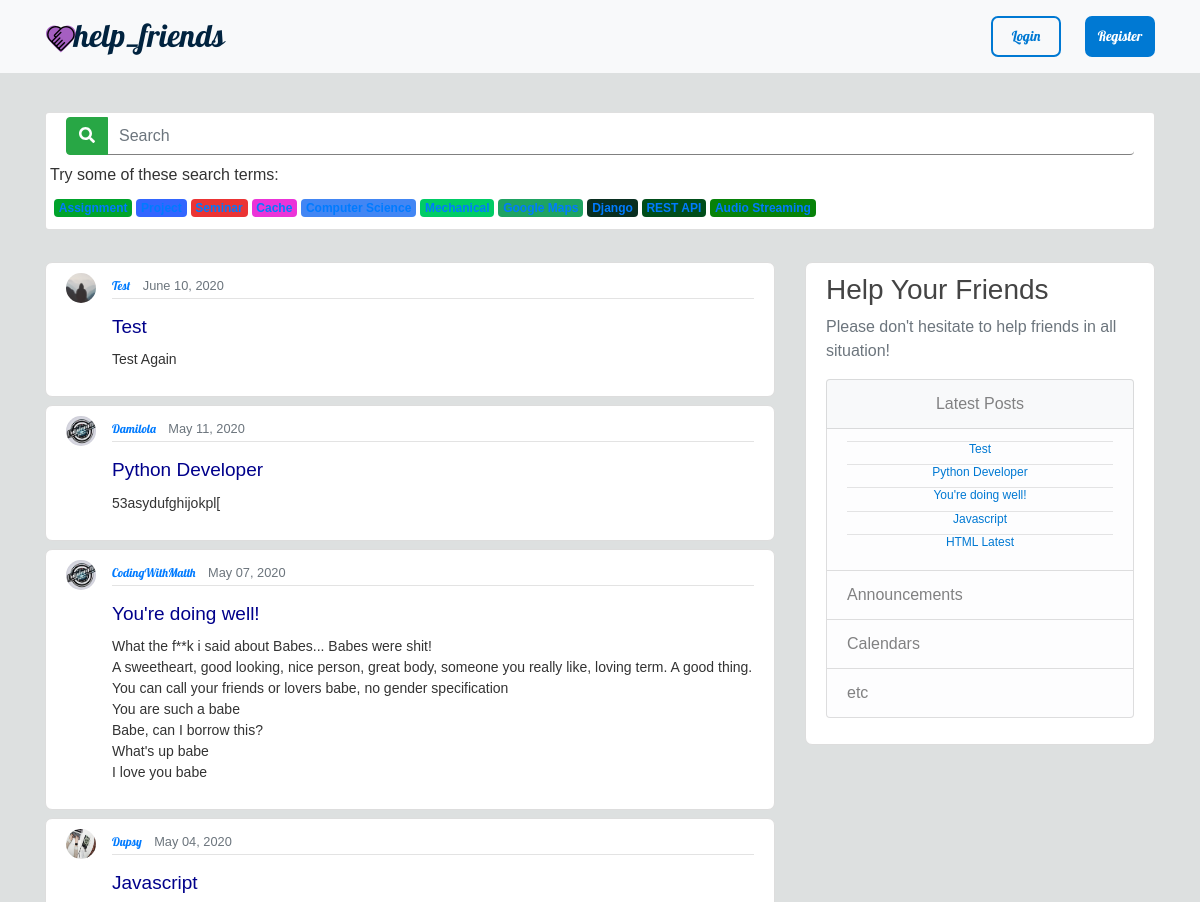
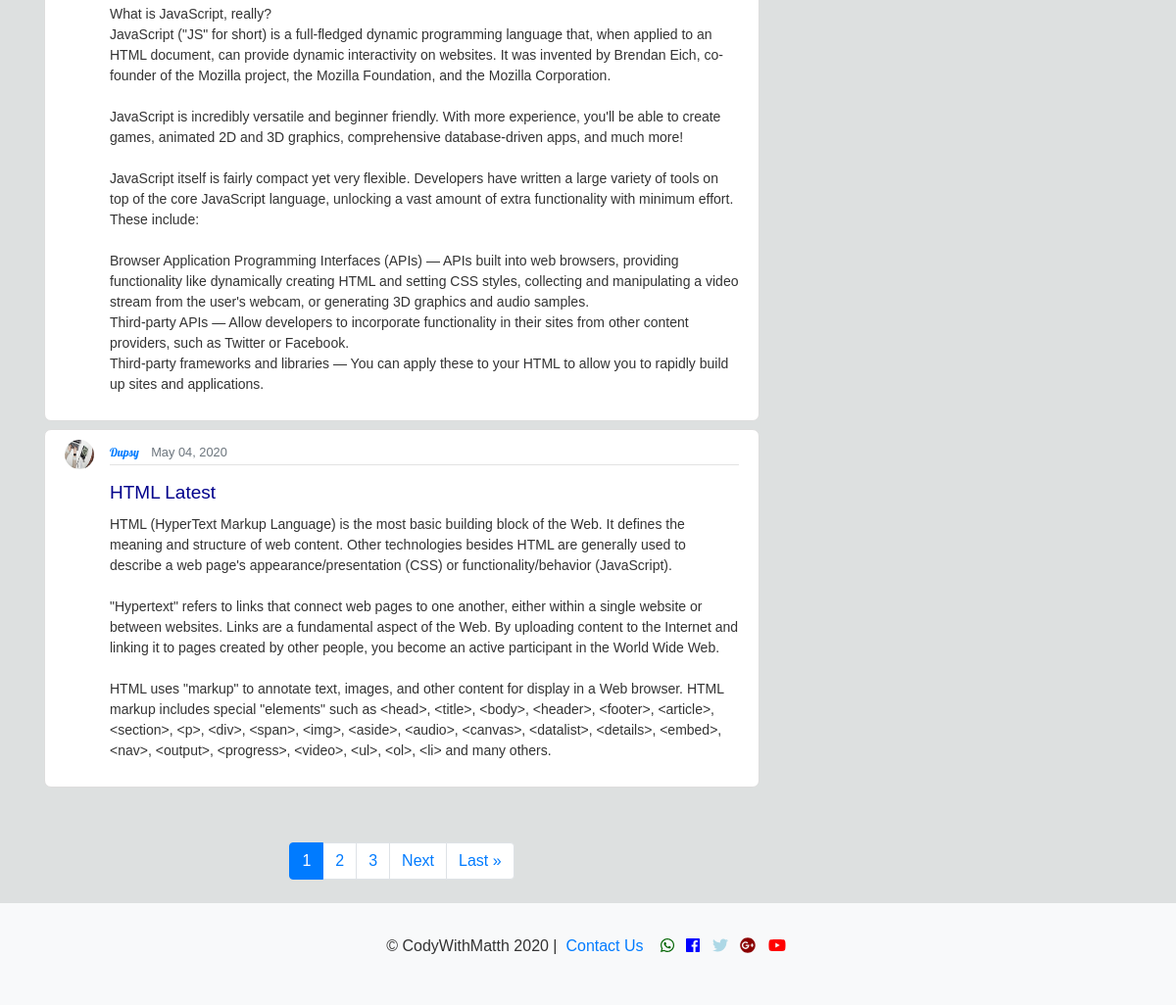
The page / on the database its author committed (2 pictures, top to bottom).
### blog/models.py (models this page shows, shortened)
class Post(models.Model):
    title = models.CharField(max_length=100)
    content = models.TextField()
    date_posted = models.DateTimeField(default=timezone.now)
    author = models.ForeignKey(User, on_delete=models.CASCADE)

### users/models.py (models this page shows, shortened)
class Profile(models.Model):
	user = models.OneToOneField(User, on_delete=models.CASCADE)
	image = models.ImageField(default= 'default.jpg', upload_to='profile_pics')

### blog/views.py (the view)
# urls.py: path('', views.home, name='blog-home'),
def home(request):
        posts = Post.objects.all()
        posts = sorted(Post.objects.all(), key=attrgetter('date_posted'), reverse=True)
        query = request.GET.get('q')
        if query:
            posts = Post.objects.filter(
                Q(title__icontains=query) |
                Q(content__icontains=query) |
                Q(author__username=query)
                ).distinct()
        context = {
            'posts': posts,
        }
        page = request.GET.get('page', 1)
        posts_paginator = Paginator(posts, POSTS_PER_PAGE)
        try:
            posts = posts_paginator.page(page)
        except PageNotAnInteger:
            posts = posts_paginator.page(POSTS_PER_PAGE)
        except EmptyPage:
            posts = posts_paginator.page(posts_paginator.num_pages)
        context['posts'] = posts
        return render(request, 'blog/home.html', context)

### blog/templates/blog/home.html (shortened to what this page needs)
{% load static %}
<!DOCTYPE html>
<html>
<head>
    <link rel="stylesheet" href="https://stackpath.bootstrapcdn.com/bootstrap/4.4.1/css/bootstrap.min.css">
    <link rel="stylesheet" href="https://cdnjs.cloudflare.com/ajax/libs/font-awesome/4.7.0/css/font-awesome.min.css">
    <link rel="stylesheet" type="text/css" href="{% static 'blog/main.css'%}">
</head>
<body class="mt-3 pt-xl-5 pt-lg-5 pt-md-5 pt-sm-5 pt-4">
  <header class="site-header">
    <nav class="navbar navbar-expand-md navbar-light bg-light fixed-top">
      <div class="container fluid">
        <a class="navbar-brand mr-4" href="{% url 'blog-home' %}"> <img src="{% static 'blog/img/logo.png' %}"></a>
        <div class="collapse navbar-collapse" id="navbarToggle">
          {% if user.is_authenticated %}
          <ul class="navbar-nav ml-auto">
            <li class="nav-item mt-2 mb-2">
                  <a class="nav-link reg mr-5 pr-1" style="color: #fff;" href="{% url 'post-create'%}">New Post</a>
              </li>
              <li class="nav-item mt-2 mb-2">
                <div class="dropdown" style="width: 10%;">
                  <a class="nav-link  ml-2 dropdown-toggle" data-toggle = "dropdown" aria-haspopup="true" aria-expanded="false" style="color: #0079d3; font-size: 20px;" href="#">{{ user.username }}</a>
                  <div class="dropdown-menu" style="border: none; width: 10%;">
                    <a class=" dropdown-item mb-2" style="color: #0079d3;" href="{% url 'profileview'%}">Profile</a>
                      <a class=" dropdown-item" style="color: #0079d3;" href="{% url 'logout'%}">Logout</a>
                  </div>
                </div>
              </li>
            </ul>
          {% else %}
            <ul class="navbar-nav ml-auto">
              <li class="nav-item mt-2 mb-2">
                  <a class="nav-link log mr-4" style="color: #0079d3;" href="{% url 'login'%}">Login</a>
              </li>
              <li class="nav-item mt-2 mb-2">
                  <a class="nav-link reg text-white" href="{% url 'register' %}">Register</a>
              </li>
            </ul>
          {% endif %}
        </div>
      </div>
    </nav>
  </header>
  <div class="container mt-4 mb-0 " style="visibility: visible; animation-name: fadeIn;">
    <div class="row">
      <div class="col-md-12 mt-4 mb-0 mx-auto">
         <div class="card mb-4 p-1 wow fadeIn">
<div class="card-body p-0">
{%include 'blog/search.html' %}
<p class="mt-2 mb-0 d-flex justify-content-start flex-wrap">Try some of these search terms:</p>
<div class="mt-1 d-flex justify-content-start flex-wrap p-auto">
    <a href="#"><span class="d-flex badge ml-1 my-2" style="background-color: #00a32b;">Assignment</span></a>
    <a href="#"><span class="d-flex badge ml-1 my-2" style="background-color: #3366ff;">Project</span></a>
    <a href="#"><span class="d-flex badge ml-1 my-2" style="background-color: #eb3434;">Seminar</span></a>
    <a href="#"><span class="d-flex badge ml-1 my-2" style="background-color: #eb34d8;">Cache</span></a>
    <a href="#"><span class="d-flex badge ml-1 my-2" style="background-color: #4286f4;">Computer Science</span></a>
    <a href="#"><span class="d-flex badge ml-1 my-2" style="background-color: #00cc66;">Mechanical</span></a>
    <a href="#"><span class="d-flex badge ml-1 my-2" style="background-color: #1EA362;">Google Maps</span></a>
    <a href="#"><span class="d-flex badge ml-1 my-2" style="background-color: #092e20;">Django</span></a>
    <a href="#"><span class="d-flex badge ml-1 my-2" style="background-color: #004d1a;">REST API</span></a>
    <a href="#"><span class="d-flex badge ml-1 my-2" style="background-color: #078209;">Audio Streaming</span></a>
</div>
</div>
</div>
      </div>
  </div>
  </div>
  <main role="main" class="container mt-2 wow fadeIn" style="visibility: visible; animation-name: fadeIn;">
    <div class="row">
      <div class="col-md-8 mt-0 mb-4">
        {% for post in posts %}
            <article class="media content-section mb-2">
              <img class="rounded-circle article-img" src="{{ post.author.profile.image.url }}">
              <div class="media-body">
                <div class="article-metadata">
                  <a style="font-size: 12px; font-family: Lobster;" class="mr-2" href="{% url 'user-posts' post.author.username %}">{{ post.author }}</a>
                  <small class="text-muted">{{ post.date_posted|date:"F d, Y" }}</small>
                </div>
                <h2><a style="font-size: 19px; color: darkblue;" class="article-title " href="{% url 'post-detail' post.id %}">{{ post.title }}</a></h2>
                <p style="font-size: 14px;"class="article-content">{{ post.content }}</p>
                 </div>
            </article>
        {% endfor %}
<div class="d-flex flex-column m-auto pagination mt-5">
<nav aria-label="Page navigation">
<ul class="pagination pg-grey justify-content-center mt-5">
  {% for i in posts.paginator.page_range %}
    {% if posts.number == i %}
      <li class="page-item active"><a class="page-link">{{ i }}</a></li>
    {% else %}
      <li class="page-item" ><a class="page-link" href="?{% if query %}q={{query}}&{% endif %}page={{ i }}">{{ i }}</a></li>
    {% endif %}
  {% endfor %}
    {% if posts.has_next %}
      <li class="page-item">
      <a class="page-link" href="?{% if query %}q={{query}}&{% endif %}page={{ posts.next_page_number }}">Next</a>
    </li>
    <li class="page-item">
      <a class="page-link"  href="?{% if query %}q={{query}}&{% endif %}page={{ posts.paginator.num_pages }}">Last &raquo;</a>
    </li>
    {% endif %}
</ul>
</nav>
</div>
      </div>
        <div class="col-md-4 mt-0 mb-4 wow fadeIn" style="visibility: visible; animation-name: fadeIn;">
          <div class="content-section">
              <h3>Help Your Friends</h3>
              <p class='text-muted'>Please don't hesitate to help friends in all situation!
                <ul class="list-group">
                  <li class="list-group-item list-group-item-light text-center bg-light">Latest Posts
                    <li class="list-group-item list-group-item-light text-center ">
                  {% for post in posts %}
                    <hr class="pt-0 mt-0 mb-0">
                      <div class="media-body latest">
                        <h6 style="font-size: 12px;"><a  style="color: #0079d3;" class="article-title latest" href="{% url 'post-detail' post.id %}">{{ post.title }}</a></h6>
                      </div>
                  {% endfor %}
                    </li>
                    <li class="list-group-item list-group-item-light">Announcements</li>
                    <li class="list-group-item list-group-item-light">Calendars</li>
                    <li class="list-group-item list-group-item-light">etc</li>
                </ul>
              </p>
          </div>
        </div>
    </div>
  </main>
    {%include 'blog/footer.html' %}
</body>
</html>

### blog/static/blog/main.css (style rules this page uses)
html { height: 100%; }
body { background: #dde0e0; color: #333333; font-family: sans-serif; min-height: 100%; font-weight: 100; display: flex; flex-direction: column; }
h1, h2, h3, h4, h5, h6 { color: #444444; }
ul { margin: 0; }
.navbar { font-family: Lobster; font-size: 14px; }
.site-header .nav-link { border-radius: 7px; padding-right: 2px; width: 5em; }
.reg { color: white; border: 2px solid #0079d3; fill: #fff; background-color: #0079d3; fill: white; text-align: center; }
.log { border: 2px solid #0079d3; fill: #fff; text-align: center; }
.content-section { background: #ffffff; padding: 10px 20px; border: 1px solid #dddddd; border-radius: 7px; margin-bottom: 20px; }
.article-title { color: #444444; }
.article-content { white-space: pre-line; }
.article-img { height: 30px; width: 30px; margin-right: 16px; }
.article-metadata { padding-bottom: 1px; margin-bottom: 4px; border-bottom: 1px solid #e3e3e3 }

### rows shown on the page
Post: author.profile.image (placeholder picture), author "Test", date_posted "June 10, 2020", title "Test", content "Test Again"
Post: author.profile.image (picture), author "Damilola", date_posted "May 11, 2020", title "Python Developer", content "53asydufghijokpl["
Post: author.profile.image (picture), author "CodingWithMatth", date_posted "May 07, 2020", title "You're doing well!", content "What the f**k i said about Babes... Babes were shit! A sweetheart, good looking, nice person, great body, someone you really like, loving term. A good thing. You can call your friends or lovers babe, no gender specification You are such a babe Babe, can I borrow this? What's up babe I love you babe"
Post: author.profile.image (picture), author "Dupsy", date_posted "May 04, 2020", title "Javascript", content "What is JavaScript, really? JavaScript (\"JS\" for short) is a full-fledged dynamic programming language that, when applied to an HTML document, can provide dynamic interactivity on websites. It was invented by Brendan Eich, co-founder of the Mozilla project, the Mozilla Foundation, and the Mozilla Corporation. JavaScript is incredibly versatile and beginner friendly. With more experience, you'll be able to create games, animated 2D and 3D graphics, comprehensive database-driven apps, and much more! JavaScript itself is fairly compact yet very flexible. Developers have written a large variety of tools on top of the core JavaScript language, unlocking a vast amount of extra functionality with…"
Post: author.profile.image (picture), author "Dupsy", date_posted "May 04, 2020", title "HTML Latest", content "HTML (HyperText Markup Language) is the most basic building block of the Web. It defines the meaning and structure of web content. Other technologies besides HTML are generally used to describe a web page's appearance/presentation (CSS) or functionality/behavior (JavaScript). \"Hypertext\" refers to links that connect web pages to one another, either within a single website or between websites. Links are a fundamental aspect of the Web. By uploading content to the Internet and linking it to pages created by other people, you become an active participant in the World Wide Web. HTML uses \"markup\" to annotate text, images, and other content for display in a Web browser. HTML markup includes…"

### other values the page prints
{{ i }} "1"
{{ i }} "2" "3"
